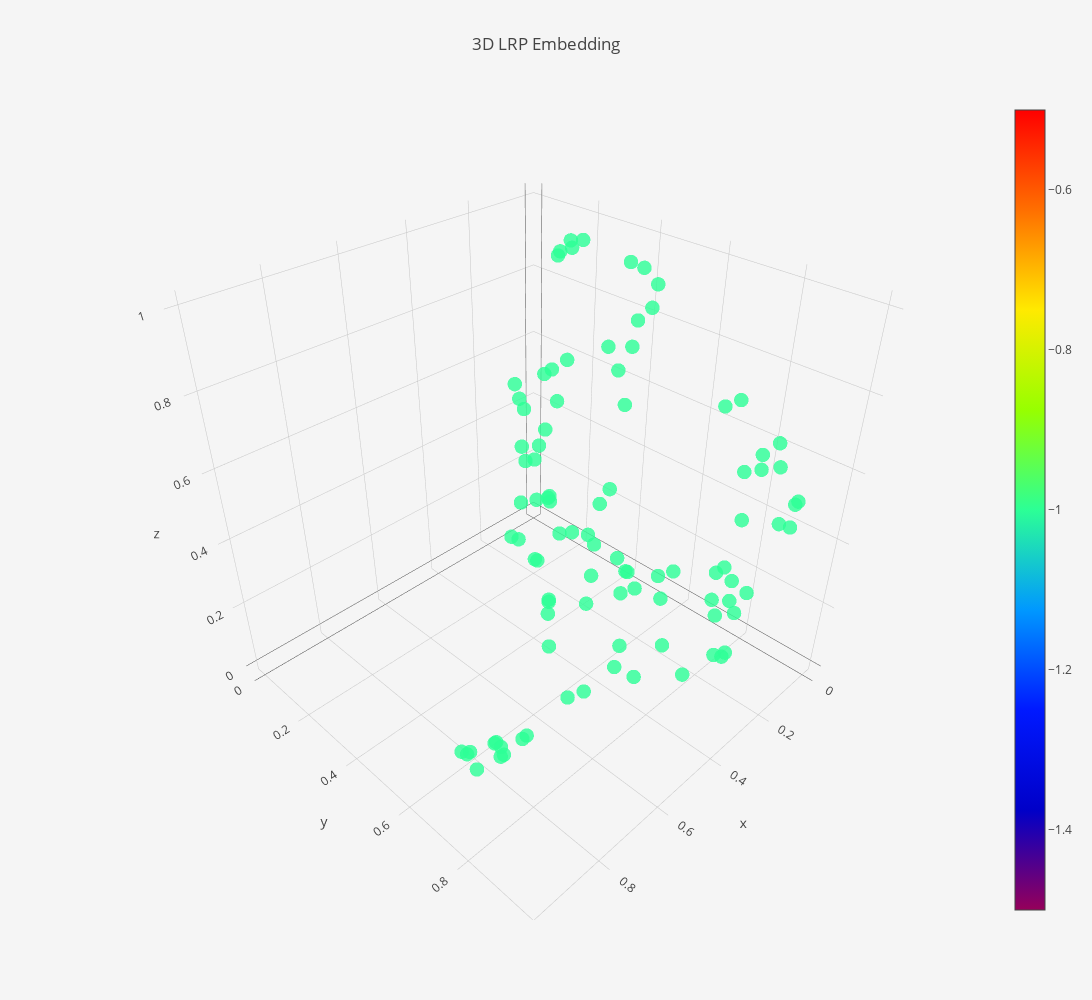

Notebook source saved alongside this figure:
### Code cell
import umap
from matplotlib import pyplot as plt
from sklearn.preprocessing import MinMaxScaler
from sklearn.pipeline import Pipeline

embedding_pipeline = Pipeline([
    ("reducer", umap.UMAP(random_state=42,
                    n_components = 3,
                    n_neighbors=10,
                    min_dist=0)),
   ("scaler", MinMaxScaler())
])

training_lrp = pipeline.training_lrp
embedding_pipeline.fit(training_lrp)
embedding = embedding_pipeline.transform(training_lrp)

emb3d = go.Scatter3d(
    x=embedding[:,0],
    y=embedding[:,1],
    z=embedding[:,2],
    mode="markers",
    name="Training",
    marker=dict(
        size=5,
        color=pipeline.clusterer.labels_,
        colorscale="Rainbow",
        opacity=0.8,
        showscale=True
    ),
    text=pipeline.clusterer.labels_
)

layout = go.Layout(
    title="3D LRP Embedding",
    autosize=False,
    width=1200,
    height=1000,
    paper_bgcolor='#F5F5F5'
)


data=[emb3d]

fig = go.Figure(data=data, layout=layout)
iplot(fig, filename='lrp-3d-scatter.html')
